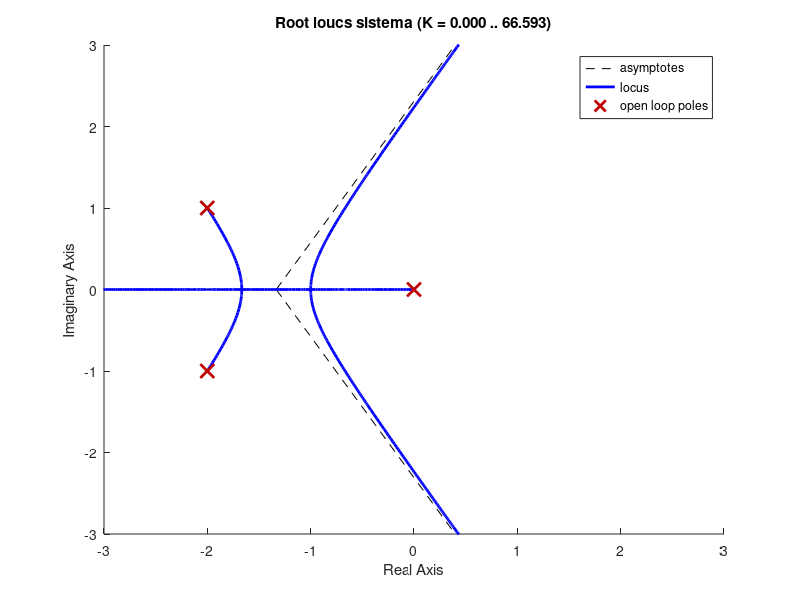

This chart was generated by the following MATLAB code: (Note: this script raises an error after producing the figure.)
clear
clc
hold on;

num = [0 0 0 1];
den = [1 4 5 0];
sistema = tf(num, den)
raices = roots(den)
rlocus(sistema);
axis([-3 3 -3 3]);
grid off;
z1 = 0.5;
z2 = 1 / sqrt(2);
w1 = 0.5;
w2 = 1;
w3 = 2;
M1 = exp(-(z1 / sqrt(1 - z1^2)) * pi);
M2 = exp(-(z2 / sqrt(1 - z2^2)) * pi);

t = linspace(0, 2*pi, 100)';
x = 0; y = 0;
circsx = w1 .* cos(t) + x;
circsy = w1 .* sin(t) + y;
plot(circsx, circsy, '15');
circsx = w2 .* cos(t) + x;
circsy = w2 .* sin(t) + y;
plot(circsx, circsy, '15');
circsx = w3 .* cos(t) + x;
circsy = w3 .* sin(t) + y;
plot(circsx, circsy, '15');
hold off;
print('grafica.png')

fprintf('Grafica del lugar geométrico de las raices.\nPresione enter para continuar.\n\n');
pause
close